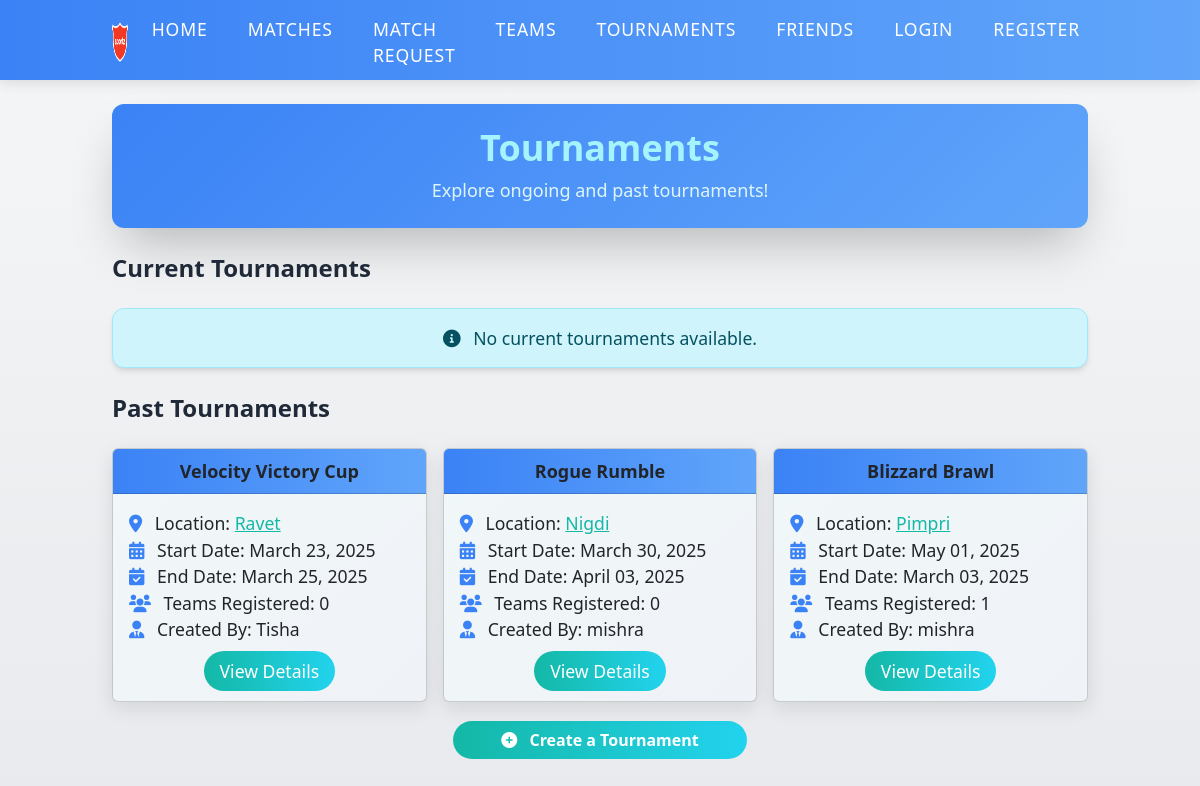
/tournaments/, run on the app's committed database.
### Team/models.py (models this page shows, shortened)
class Tournament(models.Model):
    SPORT_CHOICES = [
        ('Football', 'Football'),
        ('Basketball', 'Basketball'),
        ('Tennis', 'Tennis'),
        ('Cricket', 'Cricket'),
    ]
    SPORT_TEAM_SIZES = {
        'Football': 11,  # 11 players per team
        'Basketball': 5,  # 5 players per team
        'Tennis': 2,     # Doubles (can be 1 for singles, but we'll assume doubles)
        'Cricket': 11,   # 11 players per team
    }
    name = models.CharField(max_length=100)
    sport_type = models.CharField(max_length=50, choices=SPORT_CHOICES)
    location = models.CharField(max_length=100)
    latitude = models.FloatField(null=True, blank=True)  # New field
    longitude = models.FloatField(null=True, blank=True)
    start_date = models.DateField(null=True, blank=True)
    end_date = models.DateField(null=True, blank=True)
    teams = models.ManyToManyField(Team, related_name="tournaments", blank=True)
    created_by = models.ForeignKey(User, on_delete=models.CASCADE, related_name="created_tournaments")
    is_active = models.BooleanField(default=True)
    required_team_size = models.IntegerField(default=0)  # Temporary default for migrations

### Team/views.py (the view)
# urls.py: path('tournaments/', tournament_list, name='tournament_list'),
def tournament_list(request):
    current_date = timezone.now().date()  # Current date: April 07, 2025
    tournaments = Tournament.objects.all().order_by('start_date')
    current_tournaments = tournaments.filter(end_date__gte=current_date)
    past_tournaments = tournaments.filter(end_date__lt=current_date)
    return render(request, "tournaments/tournament_list.html", {
        "current_tournaments": current_tournaments,
        "past_tournaments": past_tournaments
    })

### templates/tournaments/tournament_list.html (shortened to what this page needs)
{% load static %}
<!DOCTYPE html>
<html lang="en">
<head>
    <link href="https://cdn.jsdelivr.net/npm/bootstrap@5.3.0/dist/css/bootstrap.min.css" rel="stylesheet">
    <link href="https://cdn.jsdelivr.net/npm/tailwindcss@2.2.19/dist/tailwind.min.css" rel="stylesheet">
    <link href="https://cdnjs.cloudflare.com/ajax/libs/font-awesome/6.0.0-beta3/css/all.min.css" rel="stylesheet">
</head>
<body class="font-sans">
    {% include "navbar.html" %}
    <div class="container mx-auto mt-6 px-4">
        <div class="header-bg text-center p-6 rounded-xl shadow-2xl text-white fade-in">
            <h2 class="text-3xl md:text-4xl font-extrabold mb-2" style="color: #a5f3fc;">Tournaments</h2>
            <p class="text-base md:text-lg" style="color: rgb(222, 246, 248);">Explore ongoing and past tournaments!</p>
        </div>
    </div>
    <div class="container mx-auto mt-6 px-4">
        <h3 class="text-2xl font-semibold text-gray-800 mb-4 fade-in">Current Tournaments</h3>
        {% if current_tournaments %}
            <div class="row g-3">
                {% for tournament in current_tournaments %}
                <div class="col-md-6 col-lg-4 fade-in">
                    <div class="card h-100">
                        <div class="card-header tournament-header text-center py-2">
                            <h5 class="card-title text-lg font-bold m-0">{{ tournament.name }}</h5>
                        </div>
                        <div class="card-body p-3">
                            <p class="card-text"><i class="fas fa-map-marker-alt text-blue-500 mr-2"></i> <strong>Location:</strong>
                                <span class="clickable-location" onclick="window.open('https://www.google.com/maps?q={{ tournament.latitude|default:tournament.location|urlencode }},{{ tournament.longitude|default:tournament.location|urlencode }}', '_blank');">
                                    {{ tournament.location }}
                                </span>
                            </p>
                            <p class="card-text"><i class="fas fa-calendar-alt text-blue-500 mr-2"></i> <strong>Start Date:</strong> {{ tournament.start_date|date:"F d, Y" }}</p>
                            <p class="card-text"><i class="fas fa-calendar-check text-blue-500 mr-2"></i> <strong>End Date:</strong> {{ tournament.end_date|date:"F d, Y"|default:"TBD" }}</p>
                            <p class="card-text"><i class="fas fa-users text-blue-500 mr-2"></i> <strong>Teams Registered:</strong> {{ tournament.teams.count }}</p>
                            <p class="card-text"><i class="fas fa-user-tie text-blue-500 mr-2"></i> <strong>Created By:</strong> {{ tournament.created_by.username }}</p>
                            <div class="text-center mt-3">
                                <a href="{% url 'tournament_detail' tournament.id %}" class="btn-gradient">View Details</a>
                            </div>
                        </div>
                    </div>
                </div>
                {% endfor %}
            </div>
        {% else %}
            <div class="alert alert-info text-center mt-4 rounded-xl shadow-md fade-in">
                <i class="fas fa-info-circle mr-2"></i> No current tournaments available.
            </div>
        {% endif %}
    </div>
    <div class="container mx-auto mt-6 px-4">
        <h3 class="text-2xl font-semibold text-gray-800 mb-4 fade-in">Past Tournaments</h3>
        {% if past_tournaments %}
            <div class="row g-3">
                {% for tournament in past_tournaments %}
                <div class="col-md-6 col-lg-4 fade-in">
                    <div class="card h-100">
                        <div class="card-header tournament-header text-center py-2">
                            <h5 class="card-title text-lg font-bold m-0">{{ tournament.name }}</h5>
                        </div>
                        <div class="card-body p-3">
                            <p class="card-text"><i class="fas fa-map-marker-alt text-blue-500 mr-2"></i> <strong>Location:</strong>
                                <span class="clickable-location" onclick="window.open('https://www.google.com/maps?q={{ tournament.latitude|default:tournament.location|urlencode }},{{ tournament.longitude|default:tournament.location|urlencode }}', '_blank');">
                                    {{ tournament.location }}
                                </span>
                            </p>
                            <p class="card-text"><i class="fas fa-calendar-alt text-blue-500 mr-2"></i> <strong>Start Date:</strong> {{ tournament.start_date|date:"F d, Y" }}</p>
                            <p class="card-text"><i class="fas fa-calendar-check text-blue-500 mr-2"></i> <strong>End Date:</strong> {{ tournament.end_date|date:"F d, Y" }}</p>
                            <p class="card-text"><i class="fas fa-users text-blue-500 mr-2"></i> <strong>Teams Registered:</strong> {{ tournament.teams.count }}</p>
                            <p class="card-text"><i class="fas fa-user-tie text-blue-500 mr-2"></i> <strong>Created By:</strong> {{ tournament.created_by.username }}</p>
                            <div class="text-center mt-3">
                                <a href="{% url 'tournament_detail' tournament.id %}" class="btn-gradient">View Details</a>
                            </div>
                        </div>
                    </div>
                </div>
                {% endfor %}
            </div>
        {% else %}
            <div class="alert alert-info text-center mt-4 rounded-xl shadow-md fade-in">
                <i class="fas fa-info-circle mr-2"></i> No past tournaments available.
            </div>
        {% endif %}
    </div>
    <div class="text-center mt-6 fade-in">
        <a href="{% url 'create_tournament' %}" class="btn-gradient px-5 py-2 text-base font-semibold rounded-full">
            <i class="fas fa-plus-circle mr-2"></i> Create a Tournament
        </a>
    </div>
</body>
</html>

### templates/tournaments/tournament_list.html (style rules this page uses)
body { background: linear-gradient(to bottom, rgba(243, 244, 246, 0.8), rgba(209, 213, 219, 0.5)); background-size: cover; background-position: center; background-repeat: no-repeat; background-attachment: fixed; min-height: 100vh; margin: 0; font-family: 'Mukta', sans-serif; font-weight: 300; font-size: 1.1rem; }
.fade-in { animation: fadeIn 0.5s ease-in-out; }
.header-bg { background: linear-gradient(135deg, #3b82f6, #60a5fa); }
.card { background: linear-gradient(135deg, rgb(241, 248, 249), rgb(239, 242, 247)); border: none; border-radius: 15px; box-shadow: 0 6px 20px rgba(0, 0, 0, 0.1); transition: all 0.3s ease-in-out; }
.tournament-header { background: linear-gradient(90deg, #3b82f6, #60a5fa); color: white; }
.btn-gradient { background: linear-gradient(90deg, #14b8a6, #22d3ee); color: white; border: none; padding: 0.5rem 1rem; border-radius: 50px; font-weight: 500; transition: all 0.3s ease-in-out; }
.clickable-location { color: #14b8a6; text-decoration: underline; cursor: pointer; transition: color 0.3s ease-in-out; }

### templates/navbar.html (style rules this page uses)
body { background-size: cover; background-position: center; background-repeat: no-repeat; background-attachment: fixed; min-height: 100vh; margin: 0; padding-top: 80px; font-family: 'Mukta', sans-serif; color: #fff; font-weight: 300; font-size: 1.1rem; }

### data on the page
Tournament: name "Velocity Victory Cup", location "Ravet", start_date "March 23, 2025", end_date "March 25, 2025", teams.count "0", created_by.username "Tisha"
Tournament: name "Rogue Rumble", location "Nigdi", start_date "March 30, 2025", end_date "April 03, 2025", teams.count "0", created_by.username "mishra"
Tournament: name "Blizzard Brawl", location "Pimpri", start_date "May 01, 2025", end_date "March 03, 2025", teams.count "1", created_by.username "mishra"
